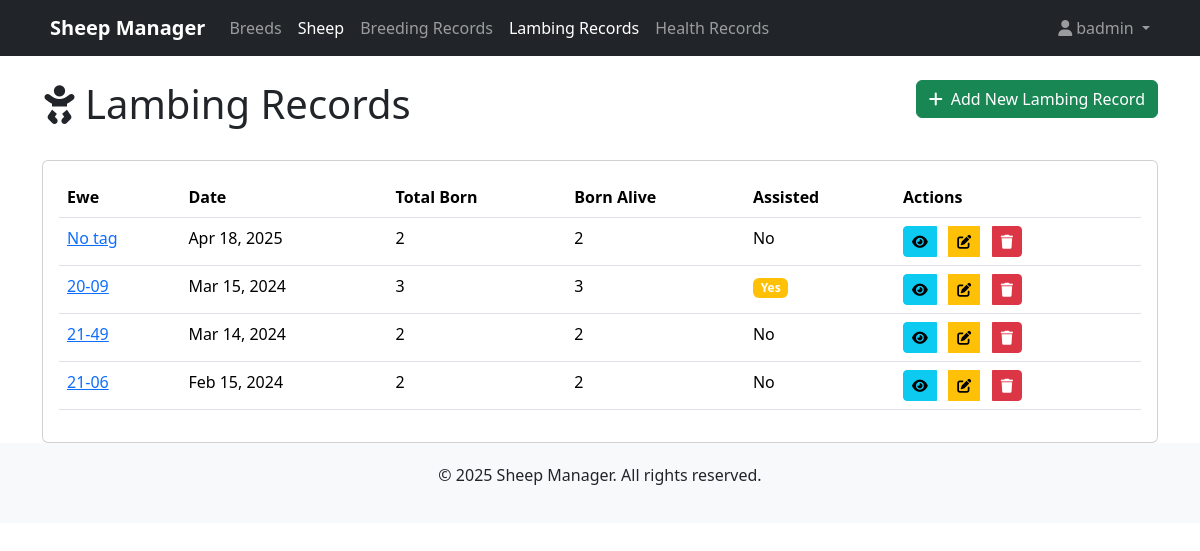
The page /sheep/lambing/ (signed in) on the database its author committed.
### sheep/models.py (models this page shows, shortened)
class LambingRecord(models.Model):
    ewe = models.ForeignKey(Sheep, on_delete=models.CASCADE, related_name='lambings',
                          limit_choices_to={'gender': 'F'})
    date = models.DateField()
    assisted = models.BooleanField(default=False)
    complications = models.TextField(blank=True)
    total_born = models.PositiveSmallIntegerField(default=1)
    born_alive = models.PositiveSmallIntegerField(default=1)
    born_dead = models.PositiveSmallIntegerField(default=0)
    primary_image = models.ImageField(upload_to=lambing_image_path, null=True, blank=True, help_text="Main image of the lambing event")
    additional_images = models.ManyToManyField('LambingImage', blank=True, related_name='lambing_records')
    notes = models.TextField(blank=True)
    class Meta:
        ordering = ['-date']
        indexes = [
            models.Index(fields=['date']),
        ]

class Sheep(models.Model):
    GENDER_CHOICES = [
        ('M', 'Male'),
        ('F', 'Female'),
    ]
    STATUS_CHOICES = [
        ('ACTIVE', 'Active'),
        ('SOLD', 'Sold'),
        ('DECEASED', 'Deceased'),
        ('CULLED', 'Culled'),
        ('HARVESTED', 'Harvested')
    ]
    UDDER_CHOICES = [
        ('GOOD', 'Good'),
        ('FAIR', 'Fair'),
        ('POOR', 'Poor'),
        ('POOR MILKER', 'Poor Milker'),
        ('GOOD MILKER', 'Good Milker')
    ]
    FEET_CHOICES = [
        ('GOOD', 'Good'),
        ('FAIR', 'Fair'),
        ('POOR', 'Poor'),
    ]
    BODY_CHOICES = [
        ('GOOD', 'Good'),
        ('FAIR', 'Fair'),
        ('POOR', 'Poor'),
        ('THIN', 'Thin'),
        ('SLOW GROWTH', 'Slow Growth'),
        ('FAST GROWTH', 'Fast Growth')
    ]
    tag_number = models.CharField(max_length=50, unique=True)
    name = models.CharField(max_length=100, blank=True)
    uuid = models.UUIDField(default=uuid.uuid4, editable=False, unique=True)
    gender = models.CharField(max_length=1, choices=GENDER_CHOICES)
    date_of_birth = models.DateField(blank=True, null=True)
    breed = models.ForeignKey(Breed, on_delete=models.PROTECT, related_name='sheep')
    weight_birth = models.DecimalField(max_digits=5, decimal_places=2, null=True, blank=True, help_text="Weight at birth in lb")
    weight_current = models.DecimalField(max_digits=5, decimal_places=2, null=True, blank=True, help_text="Current weight in lb")
    color = models.CharField(max_length=100, blank=True)
    markings = models.TextField(blank=True)
    primary_image = models.ImageField(upload_to=sheep_image_path, null=True, blank=True, help_text="Main profile image of the sheep")
    additional_images = models.ManyToManyField('SheepImage', blank=True, related_name='sheep_additional')
    mother = models.ForeignKey('self', null=True, blank=True, on_delete=models.SET_NULL, related_name='offspring_as_mother')
    father = models.ForeignKey('self', null=True, blank=True, on_delete=models.SET_NULL, related_name='offspring_as_father')
    birth_record = models.ForeignKey('LambingRecord', null=True, blank=True, on_delete=models.SET_NULL, related_name='lambs')
    status = models.CharField(max_length=20, choices=STATUS_CHOICES, default='ACTIVE')
    date_acquired = models.DateField(null=True, blank=True)
    date_removed = models.DateField(null=True, blank=True)
    removal_reason = models.TextField(blank=True)
    cull_candidate = models.BooleanField(default=False)
    cull_date = models.DateField(null=True, blank=True)
    cull_reason = models.TextField(blank=True)
    bottle_lamb = models.BooleanField(default=False)
    bottle_lamb_reason = models.TextField(blank=True)
    body_type = models.CharField(max_length=20, choices=BODY_CHOICES, default='GOOD')
    udder_type = models.CharField(max_length=20, choices=UDDER_CHOICES, default='GOOD')
    feet_type = models.CharField(max_length=20, choices=FEET_CHOICES, default='GOOD')
    notes = models.TextField(blank=True)
    created_at = models.DateTimeField(default=timezone.now)
    updated_at = models.DateTimeField(default=timezone.now)
    class Meta:
        verbose_name_plural = "sheep"
        indexes = [
            models.Index(fields=['tag_number']),
            models.Index(fields=['status']),
        ]

### sheep/views.py (the view)
# urls.py: path('lambing/', views.LambingRecordListView.as_view(), name='lambing-record-list'),
class LambingRecordListView(LoginRequiredMixin, ListView):
    model = LambingRecord
    template_name = 'sheep/lambing_record_list.html'
    context_object_name = 'lambing_records'
    ordering = ['-date']
    def get_context_data(self, **kwargs):
        context = super().get_context_data(**kwargs)
        return context

### sheep/templates/sheep/lambing_record_list.html (shortened to what this page needs)
{% extends 'base.html' %}
{% block content %}
<div class="row mb-4">
    <div class="col-md-8">
        <h1><i class="fas fa-baby me-2"></i>Lambing Records</h1>
    </div>
    <div class="col-md-4 text-end">
        <a href="{% url 'lambing-record-create' %}" class="btn btn-success">
            <i class="fas fa-plus me-2"></i>Add New Lambing Record
        </a>
    </div>
</div>
<div class="card">
    <div class="card-body">
        {% if lambing_records %}
            <div class="table-responsive">
                <table class="table table-hover">
                    <thead>
                        <tr>
                            <th>Ewe</th>
                            <th>Date</th>
                            <th>Total Born</th>
                            <th>Born Alive</th>
                            <th>Assisted</th>
                            <th>Actions</th>
                        </tr>
                    </thead>
                    <tbody>
                        {% for record in lambing_records %}
                            <tr>
                                <td><a href="{% url 'sheep-detail' record.ewe.id %}">{{ record.ewe.tag_number }}</a></td>
                                <td>{{ record.date|date:"M d, Y" }}</td>
                                <td>{{ record.total_born }}</td>
                                <td>{{ record.born_alive }}</td>
                                <td>{% if record.assisted %}<span class="badge bg-warning">Yes</span>{% else %}No{% endif %}</td>
                                <td>
                                    <div class="btn-group" role="group">
                                        <a href="{% url 'lambing-record-detail' record.id %}" class="btn btn-sm btn-info">
                                            <i class="fas fa-eye"></i>
                                        </a>
                                        <a href="{% url 'lambing-record-update' record.id %}" class="btn btn-sm btn-warning">
                                            <i class="fas fa-edit"></i>
                                        </a>
                                        <a href="{% url 'lambing-record-delete' record.id %}" class="btn btn-sm btn-danger">
                                            <i class="fas fa-trash"></i>
                                        </a>
                                    </div>
                                </td>
                            </tr>
                        {% endfor %}
                    </tbody>
                </table>
            </div>
        {% else %}
            <div class="alert alert-info">
                No lambing records have been added yet. <a href="{% url 'lambing-record-create' %}">Add your first lambing record</a>.
            </div>
        {% endif %}
    </div>
</div>
{% endblock %}

### sheepflock/templates/base.html (shortened to what this page needs)
<!DOCTYPE html>
<html lang="en">
<head>
    <link href="https://cdn.jsdelivr.net/npm/bootstrap@5.3.2/dist/css/bootstrap.min.css" rel="stylesheet">
    <link rel="stylesheet" href="https://cdnjs.cloudflare.com/ajax/libs/font-awesome/6.4.2/css/all.min.css">
</head>
<body>
    <header>
        <nav class="navbar navbar-expand-lg navbar-dark bg-dark">
            <div class="container">
                <a class="navbar-brand" href="{% url 'home' %}">
                    Sheep Manager
                </a>
                <div class="collapse navbar-collapse" id="navbarNav">
                    <ul class="navbar-nav">
                        <li class="nav-item">
                            <a class="nav-link {% if 'breeds' in request.path %}active{% endif %}" href="{% url 'breed-list' %}">Breeds</a>
                        </li>
                        <li class="nav-item">
                            <a class="nav-link {% if 'sheep/' in request.path %}active{% endif %}" href="{% url 'sheep-list' %}">Sheep</a>
                        </li>
                        <li class="nav-item">
                            <a class="nav-link {% if 'breeding/' in request.path %}active{% endif %}" href="{% url 'breeding-record-list' %}">Breeding Records</a>
                        </li>
                        <li class="nav-item">
                            <a class="nav-link {% if 'lambing/' in request.path %}active{% endif %}" href="{% url 'lambing-record-list' %}">Lambing Records</a>
                        </li>
                        <li class="nav-item">
                            <a class="nav-link {% if 'health/' in request.path %}active{% endif %}" href="{% url 'health-record-list' %}">Health Records</a>
                        </li>
                    </ul>
                    <ul class="navbar-nav ms-auto">
                        {% if user.is_authenticated %}
                            <li class="nav-item dropdown">
                                <a class="nav-link dropdown-toggle" href="#" id="userDropdown" role="button" data-bs-toggle="dropdown" aria-expanded="false">
                                    <i class="fas fa-user me-1"></i>{{ user.username }}
                                </a>
                            </li>
                        {% else %}
                            <li class="nav-item">
                                <a class="nav-link" href="{% url 'login' %}">Login</a>
                            </li>
                        {% endif %}
                    </ul>
                </div>
            </div>
        </nav>
    </header>
    <main class="container mt-4">
        {% block content %}{% endblock %}
    </main>
    <footer class="footer mt-auto">
        <div class="container">
            <p>&copy; {% now "Y" %} Sheep Manager. All rights reserved.</p>
        </div>
    </footer>
</body>
</html>

### sheepflock/templates/base.html (style rules this page uses)
.navbar-brand { font-weight: bold; }
.footer { margin-top: 50px; padding: 20px 0; background-color: #f8f9fa; text-align: center; }

### rows shown on the page
LambingRecord: ewe.tag_number "No tag", date "Apr 18, 2025", total_born "2", born_alive "2", assisted "No"
LambingRecord: ewe.tag_number "20-09", date "Mar 15, 2024", total_born "3", born_alive "3", assisted "Yes"
LambingRecord: ewe.tag_number "21-49", date "Mar 14, 2024", total_born "2", born_alive "2", assisted "No"
LambingRecord: ewe.tag_number "21-06", date "Feb 15, 2024", total_born "2", born_alive "2", assisted "No"

### other values the page prints
{{ user.username }} "badmin"
